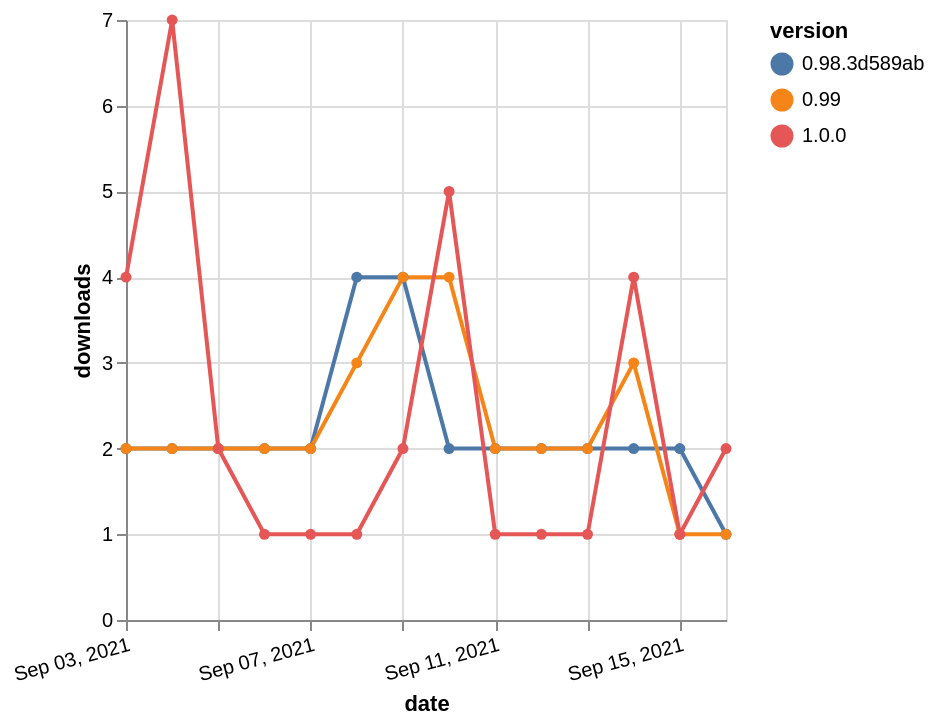

The Vega-Lite source for this figure:
### Vega-Lite specification from a JSON file in a GitHub repository (floating-point values rounded to 4 significant figures)
{"$schema": "https://vega.github.io/schema/vega-lite/v5.json", "description": "A simple bar chart with embedded data.", "data": {"values": [{"date": "2021-09-03", "total": 3026, "delta": 2, "version": "0.98.3d589ab"}, {"date": "2021-09-04", "total": 3028, "delta": 2, "version": "0.98.3d589ab"}, {"date": "2021-09-05", "total": 3030, "delta": 2, "version": "0.98.3d589ab"}, {"date": "2021-09-06", "total": 3032, "delta": 2, "version": "0.98.3d589ab"}, {"date": "2021-09-07", "total": 3034, "delta": 2, "version": "0.98.3d589ab"}, {"date": "2021-09-08", "total": 3038, "delta": 4, "version": "0.98.3d589ab"}, {"date": "2021-09-09", "total": 3042, "delta": 4, "version": "0.98.3d589ab"}, {"date": "2021-09-10", "total": 3044, "delta": 2, "version": "0.98.3d589ab"}, {"date": "2021-09-11", "total": 3046, "delta": 2, "version": "0.98.3d589ab"}, {"date": "2021-09-12", "total": 3048, "delta": 2, "version": "0.98.3d589ab"}, {"date": "2021-09-13", "total": 3050, "delta": 2, "version": "0.98.3d589ab"}, {"date": "2021-09-14", "total": 3052, "delta": 2, "version": "0.98.3d589ab"}, {"date": "2021-09-15", "total": 3054, "delta": 2, "version": "0.98.3d589ab"}, {"date": "2021-09-16", "total": 3055, "delta": 1, "version": "0.98.3d589ab"}, {"date": "2021-09-03", "total": 3697, "delta": 2, "version": "0.99"}, {"date": "2021-09-04", "total": 3699, "delta": 2, "version": "0.99"}, {"date": "2021-09-05", "total": 3701, "delta": 2, "version": "0.99"}, {"date": "2021-09-06", "total": 3703, "delta": 2, "version": "0.99"}, {"date": "2021-09-07", "total": 3705, "delta": 2, "version": "0.99"}, {"date": "2021-09-08", "total": 3708, "delta": 3, "version": "0.99"}, {"date": "2021-09-09", "total": 3712, "delta": 4, "version": "0.99"}, {"date": "2021-09-10", "total": 3716, "delta": 4, "version": "0.99"}, {"date": "2021-09-11", "total": 3718, "delta": 2, "version": "0.99"}, {"date": "2021-09-12", "total": 3720, "delta": 2, "version": "0.99"}, {"date": "2021-09-13", "total": 3722, "delta": 2, "version": "0.99"}, {"date": "2021-09-14", "total": 3725, "delta": 3, "version": "0.99"}, {"date": "2021-09-15", "total": 3726, "delta": 1, "version": "0.99"}, {"date": "2021-09-16", "total": 3727, "delta": 1, "version": "0.99"}, {"date": "2021-09-03", "total": 553, "delta": 4, "version": "1.0.0"}, {"date": "2021-09-04", "total": 560, "delta": 7, "version": "1.0.0"}, {"date": "2021-09-05", "total": 562, "delta": 2, "version": "1.0.0"}, {"date": "2021-09-06", "total": 563, "delta": 1, "version": "1.0.0"}, {"date": "2021-09-07", "total": 564, "delta": 1, "version": "1.0.0"}, {"date": "2021-09-08", "total": 565, "delta": 1, "version": "1.0.0"}, {"date": "2021-09-09", "total": 567, "delta": 2, "version": "1.0.0"}, {"date": "2021-09-10", "total": 572, "delta": 5, "version": "1.0.0"}, {"date": "2021-09-11", "total": 573, "delta": 1, "version": "1.0.0"}, {"date": "2021-09-12", "total": 574, "delta": 1, "version": "1.0.0"}, {"date": "2021-09-13", "total": 575, "delta": 1, "version": "1.0.0"}, {"date": "2021-09-14", "total": 579, "delta": 4, "version": "1.0.0"}, {"date": "2021-09-15", "total": 580, "delta": 1, "version": "1.0.0"}, {"date": "2021-09-16", "total": 582, "delta": 2, "version": "1.0.0"}]}, "width": "container", "mark": {"type": "line", "point": {"filled": true}}, "encoding": {"x": {"field": "date", "type": "temporal", "timeUnit": "yearmonthdate", "title": "date", "axis": {"labelAngle": -15}}, "y": {"field": "delta", "type": "quantitative", "title": "downloads"}, "color": {"field": "version", "type": "nominal"}, "tooltip": {"field": "delta"}}}
